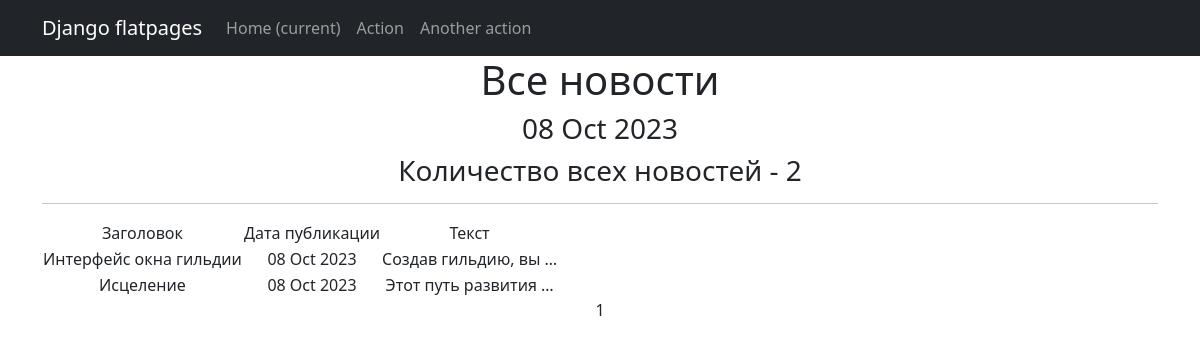
Page /news/ on the committed database.
### board/models.py (models this page shows, shortened)
class Post(models.Model):
    author = models.ForeignKey(Author, on_delete=models.CASCADE)
    time_of_creation = models.DateTimeField(auto_now_add=True)
    categories = models.ManyToManyField(Category, through='PostCategory')
    title = models.CharField(max_length=255)
    text = models.TextField(default='none')
    def preview(self):
        return f'{self.text[:124]}...'
    def __str__(self):
        return str(self.title + ' | ' + self.preview())

### board/views.py (the view)
# urls.py: path('', PostList.as_view(), name='post_list'),
class PostList(ListView):
    model = Post
    ordering = '-time_of_creation'
    template_name = 'post_list.html'
    context_object_name = 'post_list'
    paginate_by = 10
    def get_queryset(self):
        queryset = super().get_queryset()
        self.filterset = PostFilter(self.request.GET, queryset)
        return self.filterset.qs
    def get_context_data(self, **kwargs):
        context = super().get_context_data(**kwargs)
        context['time_now'] = datetime.utcnow()
        context['filterset'] = self.filterset
        pprint(context)
        return context

### board/templatetags/custom_filters.py (called while the page is built)
@register.filter()
def censor(value):
    bad_words = ['fuck', 'бля', 'sex', 'блин']
    try:
        if not isinstance(value, str):
            raise CensorException('Цензурироваться может только строковой тип данных (str).')
        for word in bad_words:
            if word.lower() in bad_words:
                value = value.replace(word, f"{word[0]}{'*' * (len(word) - 1)}")
        return value
    except CensorException as e:
        print(e)

### templates/post_list.html (shortened to what this page needs)
{% extends 'flatpages/default.html' %}
{% load custom_filters %}
{% block content %}
    <h1>Все новости</h1>
    <h3>{{ time_now|date:'d M Y' }}</h3>
    <h3> Количество всех новостей - {{ post_list|length }}</h3>
    <hr>
    {% if post_list %}
        <table>
            <tr>
                <td>Заголовок</td>
                <td>Дата публикации</td>
                <td>Текст</td>
            </tr>
            {% for post_detail in post_list %}
            <tr>
                <td>{{ post_detail.title|censor }}</td>
                <td>{{ post_detail.time_of_creation|date:'d M Y' }}</td>
                <td>{{ post_detail.text|truncatechars:20|censor }}</td>
            </tr>
            {% endfor %}
        </table>
    {% else %}
        <h2>Новостей нет!</h2>
    {% endif %}
   {{ page_obj.number }}
{% endblock content %}

### rows in the picture
Post: title|censor "Интерфейс окна гильдии", time_of_creation "08 Oct 2023", text|censor "Создав гильдию, вы …"
Post: title|censor "Исцеление", time_of_creation "08 Oct 2023", text|censor "Этот путь развития …"

### other values in the picture
{{ time_now|date:'d M Y' }} "08 Oct 2023"
{{ post_list|length }} "2"
{{ page_obj.number }} "1"
